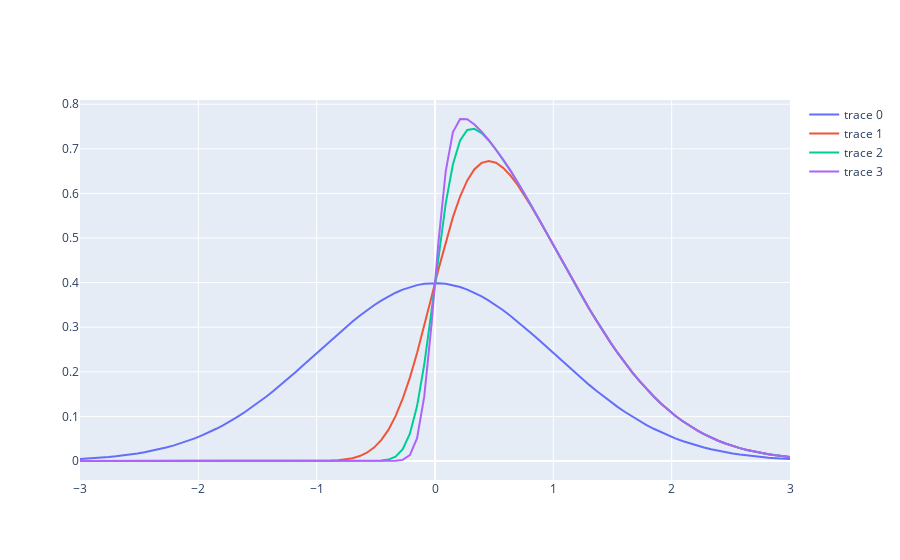

The notebook cell this image was saved under:
### Code cell
x = np.linspace(-3.0, 3.0, 100)
fig = make_subplots()

for a in np.linspace(0.0, 10.0, 4):
    for scale in np.linspace(1.0, 10.0, 1):
        results = stats.skewnorm.pdf(x, a, loc=0, scale=scale)
        fig.add_trace(
            go.Scatter(x=x, y=results)

        )

fig.show()
